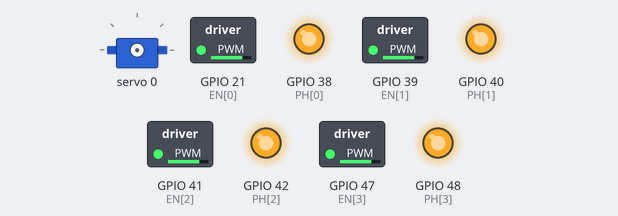
A sketch run on a simulated ESP32-S3. On the bench: servo, switched loads named in the sketch (green lamp = pin HIGH), output pins drawn as LEDs (lit = HIGH). What the sketch prints to the serial monitor is not drawn.

Above: at 0.05 s.
At 1.55 s:
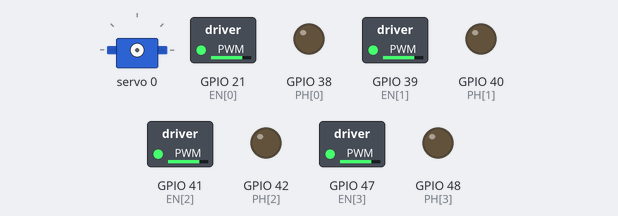
At 2.65 s:
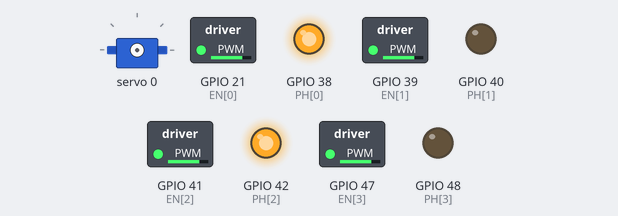
At 3.95 s:
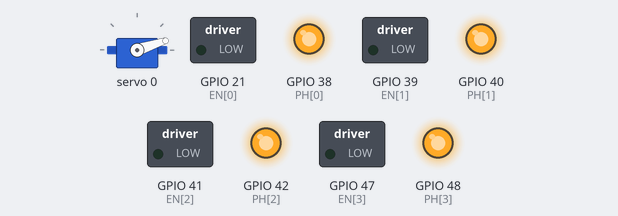
At 5.3 s:
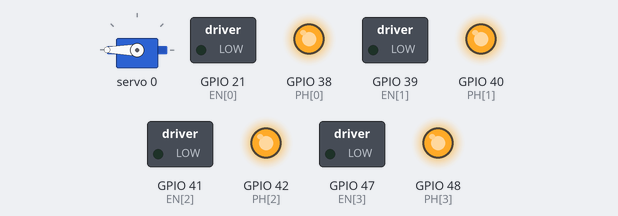
Timing chart, 0 to 6.9 s (numbered marks = the images above):
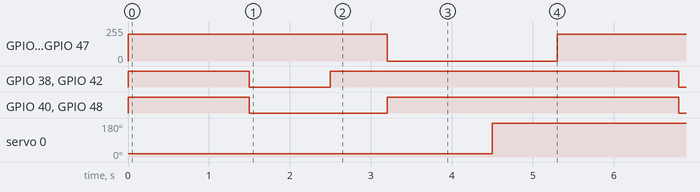

The sketch:

11_Robot_Car_4WD.ino
```cpp
// ============================================================
//  MOMO ESP32-S3 — 11 Robot Car 4WD + Gripper
//  Left wheels = M1,M3   Right wheels = M2,M4   Gripper = PCA9685 CH0
//  *** Power motors/servo from the XT30 battery, not USB only ***
// ============================================================
#include <Wire.h>
#include <Adafruit_PWMServoDriver.h>
Adafruit_PWMServoDriver pwm = Adafruit_PWMServoDriver(0x40);
const int EN[4] = {21,39,41,47};   // M1..M4 speed
const int PH[4] = {38,40,42,48};   // M1..M4 dir
#define PWM_FREQ 1000
#define PWM_RES  8
void motorSetup(){ for(int i=0;i<4;i++){ pinMode(PH[i],OUTPUT); ledcAttach(EN[i],PWM_FREQ,PWM_RES);} }
void motor(int i,int spd){ spd=constrain(spd,-255,255); digitalWrite(PH[i], spd>=0?HIGH:LOW); ledcWrite(EN[i], abs(spd)); }
void drive(int l,int r){ motor(0,l); motor(2,l); motor(1,r); motor(3,r); }    // tank style
void gripperOpen(){  pwm.setPWM(0,0,600); }   // CH0
void gripperClose(){ pwm.setPWM(0,0,150); }
void setup(){
  Serial.begin(115200); motorSetup();
  Wire.begin(14,15); pwm.begin(); pwm.setPWMFreq(50);
  Serial.println("Robot Ready!");
}
void loop(){
  drive(200,200);  delay(1500);   // forward
  drive(-200,-200);delay(1000);   // reverse
  drive(200,-200); delay(700);    // spin right
  drive(0,0);      delay(500);    // stop
  gripperClose();  delay(800);
  gripperOpen();   delay(800);
}
```

Measured:
- by itself, GPIO 21 (EN[0]), GPIO 39 (EN[1]), GPIO 41 (EN[2]), GPIO 47 (EN[3]): alternates 199/255 for 3.2 s and 0/255 for 2.1 s
- by itself, GPIO 38 (PH[0]), GPIO 42 (PH[2]): repeats every 5.3 s: LOW 1.0 s, HIGH 4.3 s
- by itself, GPIO 40 (PH[1]), GPIO 48 (PH[3]): repeats every 5.3 s: LOW 1.7 s, HIGH 3.6 s
- by itself, servo 0: alternates 180° for 4.5 s and 18° for 0.80 s
